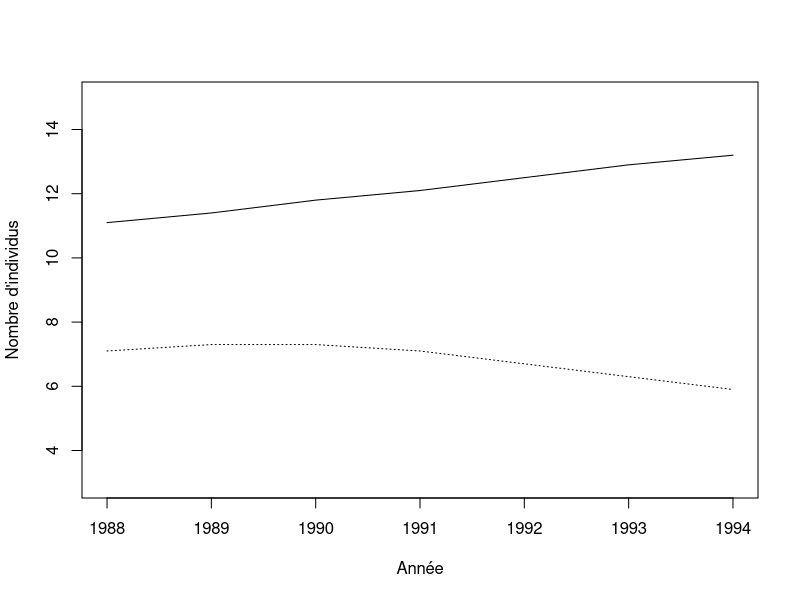
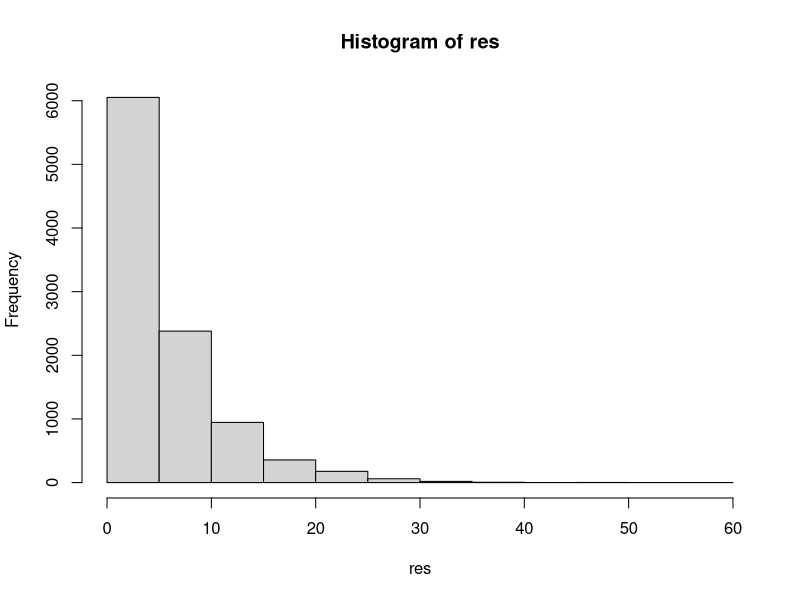
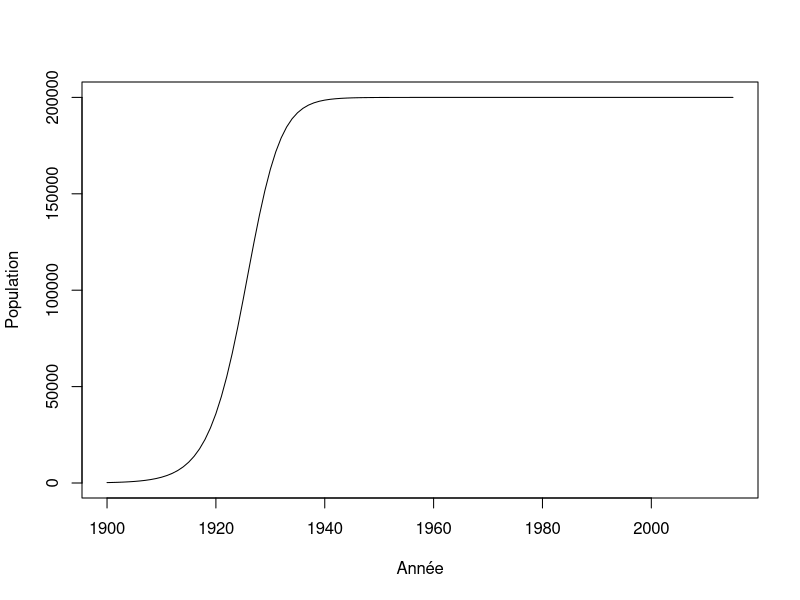
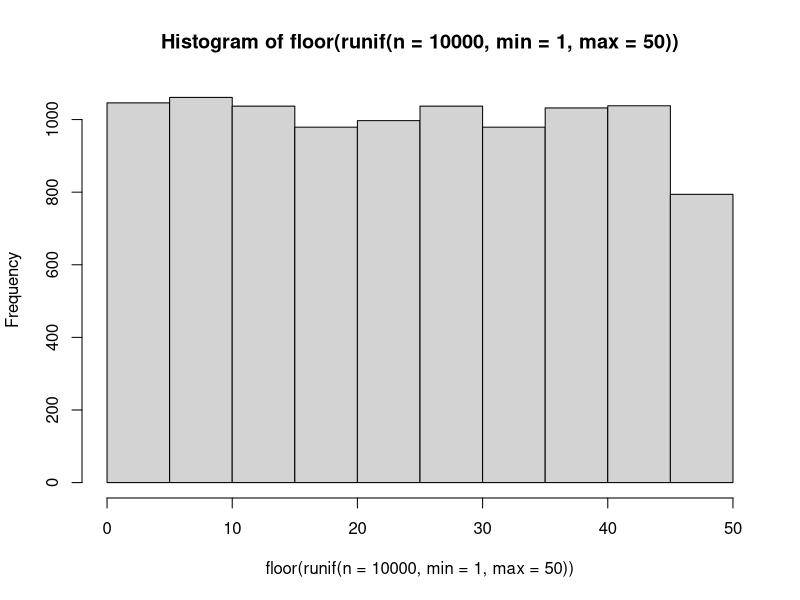
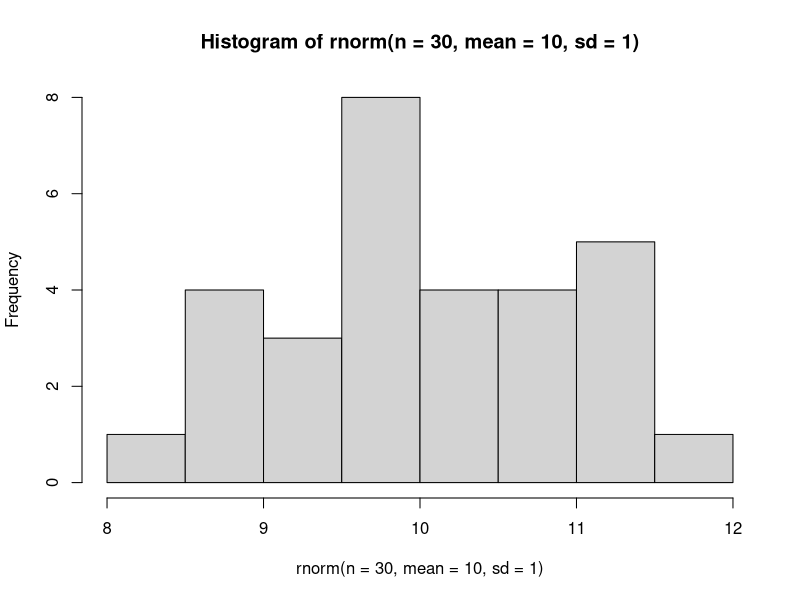
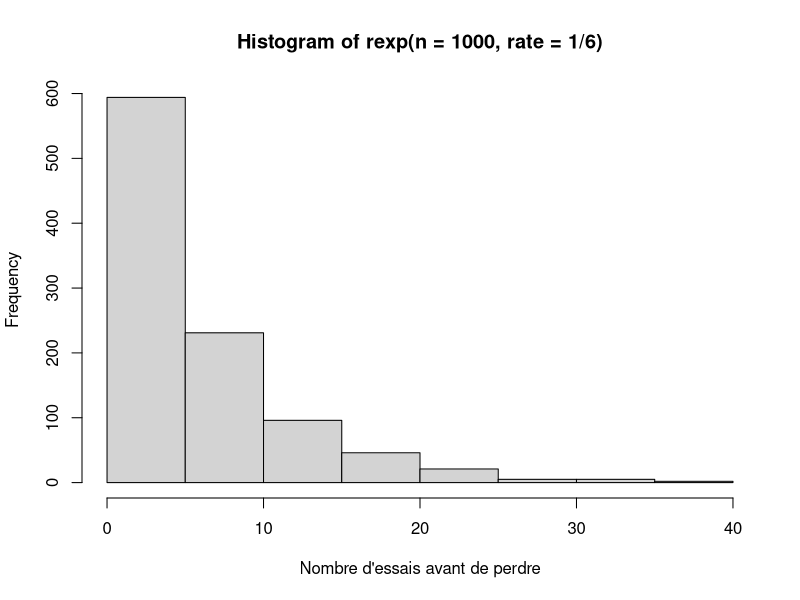
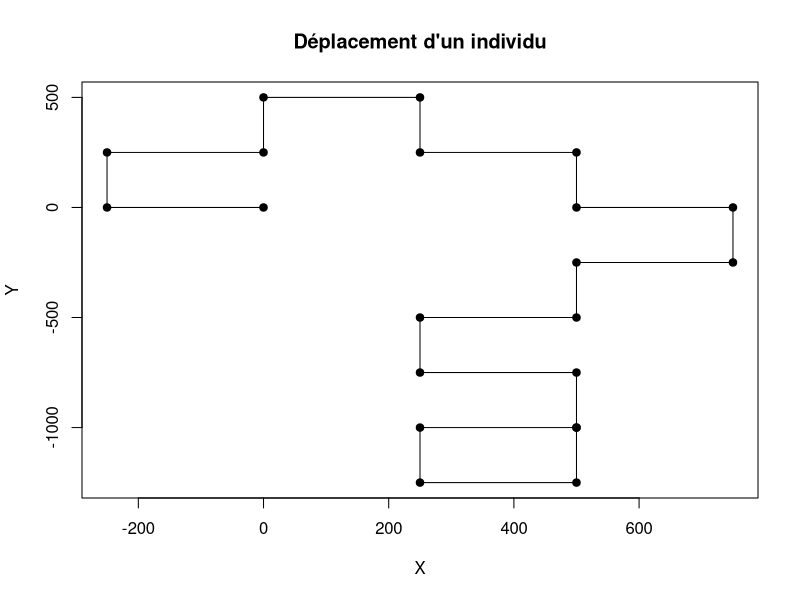
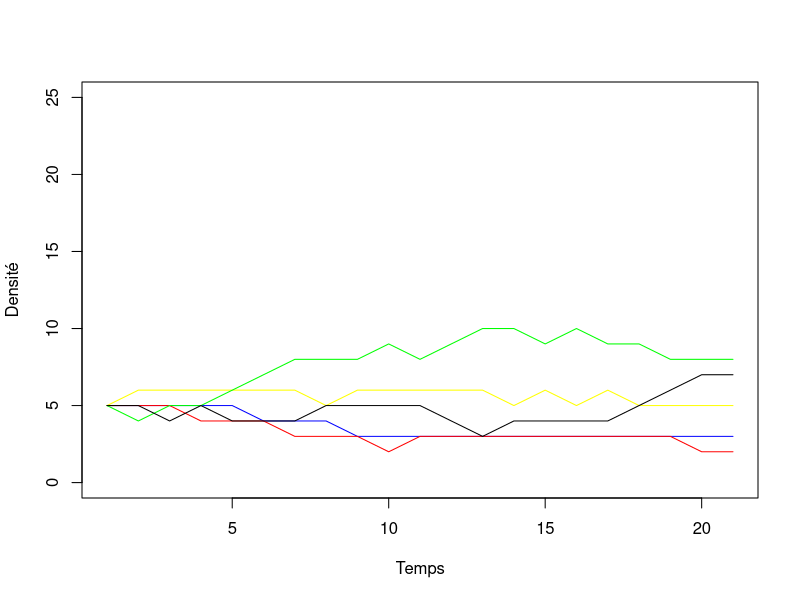

Reproduce these figures in R, in order.
## ---- chunk 1
donnees <- matrix(nr = 7, nc = 2)
donnees[,1] <- c(11.1,11.4,11.8,12.1,12.5,12.9,13.2) #Cameroun
donnees[,2] <- c(7.1,7.3,7.3,7.1,6.7,6.3,5.9) #Rwanda
an <- c(1988:1994)
donnees
## ---- chunk 2
plot(an, donnees[,1], type = "l", xlab = "Année", ylab = "Nombre d'individus", ylim=c(3,15), cex=2)
lines(an, donnees[,2], lty = 3)
## ---- chunk 3
lambda <- matrix(nrow = 6, ncol = 2)
lambda[1,1] <- (donnees[2,1] - donnees[1,1]) / donnees[1,1]
## ---- chunk 4
lambda[2,1] <- (donnees[3,1] - donnees[2,1]) / donnees[2,1]
## ---- chunk 5
depart <- 1
fin <- 5
for(etape in depart:fin) {
    print(etape)
}
## ---- chunk 6
for(etape in c("Bonjour", "programmeurs", "en R")) {
    print(etape)
}
## ---- chunk 7
for(etape in 1:5) {
    print(etape*2)
}
## ---- chunk 8
for(C in -50:100) {
    cat("Pour C = ",C," on obtient F = ",1.8*C + 32, '\n')
}
## ---- chunk 9
test <- runif(5, 0,1)
for(etape in 1:5) {
    print(test[etape])
}
## ---- chunk 10
for(etape in 1:8) {
    cat("À l'étape", etape, ", la boucle est complétée à", etape/8*100, "%.", '\n')
}
## ---- chunk 11
n <- 1
for(etape in -2:5) {
    cat("etape = ",etape, " n = ",n, '\n')
    n <- n + 1
}
## ---- chunk 12
n <- 1
for(etape in 1:10) n <- n*etape
n
## ---- chunk 13
factorial(10)
## ---- chunk 14
ma_matrice <- matrix(nrow = 5, ncol = 3)
n <- 1
for(i in 1:5) {
    for(j in 1:3) {
        ma_matrice[i,j] <- n
        n <- n + 1
    }
}
ma_matrice
## ---- chunk 15
piece <- c("pile","face")
combinaison = "face-face"
while(combinaison != "pile-pile") { # (!=)
    essai1 <- sample(piece, 1)  # OU sample(piece, 2, replace = TRUE)
    essai2 <- sample(piece, 1)
    combinaison <- paste(essai1, "-" , essai2, sep = "")
    print(combinaison)
}
## ---- chunk 16
de <- c(1:6)
n_test <- 10000
res <- numeric(n_test)
for(i in 1:n_test) {
	n <- 0
	face <- 0
	while(face != 1) {
		face <- sample(de,1)
		n <- n + 1
	}
	res[i] <- n
}
mean(res)
## ---- chunk 17
hist(res)
## ---- chunk 18
r <- 0.3
N <- 220
K <- 200000
step <- 1
while(N < K/2) {
    N <- N + r * N * (1 - N/K)
    step <- step + 1
}
step
## ---- chunk 19
r <- 0.3
K <- 200000
n_steps <- 115
N <- numeric(n_steps+1)
N[1] <- 220

for(i in 2:(n_steps+1)) {
    N[i] <- N[i-1] + r * N[i-1] * (1 - N[i-1]/K)
}
N[25:30]
## ---- chunk 20
plot(c(1900:2015), N, type = "l", xlab = "Année", ylab = "Population")
## ---- chunk 21
X <- runif(n = 10)
res <- numeric(10)
for(i in 1:10) {
    if(X[i] < 0.3) {
        res[i] <- "plus petit"
    }
    else {
        res[i] <- "plus grand"
    }
}
cbind(X,res)
## ---- chunk 22
res2 <- numeric(10)
for(i in 1:10) {
    if(X[i] > 0.2 & X[i] < 0.6) {
        res2[i] <- "oui"
    }
    else {
        res2[i] <- "non"
    }
}
cbind(X,res2)
## ---- chunk 23
res2 <- numeric(10)
res2[X > 0.2 & X < 0.6] <- "oui"
res2[X < 0.2 | X > 0.6] <- "non"
cbind(X,res2)
## ---- chunk 24
tri <- function(x){
	# Calcul de la dimension du vecteur
	taille <- length(x)
	ordre <- "NON"
	# Boucle qui tourne jusqu'à ce que tout soit en ordre
	while(ordre == "NON") {
		ordre <- "OUI"
		# Boucle qui passe tous les éléments en paires
		for(i in 1:(taille-1)) {
			if(x[i+1] < x[i]) {
				# Inversion des deux lettres
				x[c(i,i+1)] <- x[c(i+1,i)]
				# Comme un changement a été fait, l'ordre
				# n'est pas encore garanti
				ordre <- "NON"
			}
		}
	}
	return(x)
}
tri(c("E", "Z", "F", "C", "D"))

## ---- chunk 25
valeurs <- c("2", "3", "4", "5", "6", "7", "8", "9", "10", "valet", "reine", "roi", "as")
couleurs <- rep(c("pique", "trèfle", "carreau", "coeur"),each = 13)
cartes <- paste(valeurs,"-",couleurs)
tirage <- function(n, cartes) {
    sample(x = cartes, size = n, replace = FALSE)
}
tirage(3, cartes)
## ---- chunk 26

scrabble <- read.table(file = "./donnees/lettres.txt", header=TRUE, sep = " ")
res <- sample(scrabble[,1],7)
res

## ---- chunk 27
hist(floor(runif(n = 10000, min = 1, max = 50)))
## ---- chunk 28
hist(rnorm(n = 30, mean = 10, sd = 1))
## ---- chunk 29
rbinom(n = 10, size = 1, prob = 0.5)
## ---- chunk 30
rmultinom(n = 3, size = 1, prob = rep(1/6, 6))
## ---- chunk 31
hist(rexp(n = 1000, rate = 1/6),
xlab = "Nombre d'essais avant de perdre")
## ---- chunk 32
set.seed(1)
p <- 0.55
alea <- runif(n = 1, min = 0, max = 1)
if(alea < p) res = "pile" else res = "face"
res
## ---- chunk 33
set.seed(1)
## ---- chunk 34

X <- runif(n = 10000, min = 0, max = 1)
p <- 0.2
res <- numeric(length = 10000)
res[X<p] <- 1
sum(res)

X <- runif(n = 10000, min = 0, max = 1)
p <- 0.2
res <- numeric(length = 10000)
res[X<p] <- 1
sum(res)

10000*p
## ---- chunk 35
# Fonction qui permet de modifier la direction de marche de la personne
#
# ENTREES:
#   DirectionDepart:    la direction vers laquelle la personne se deplace pour le moment.
#   Probabilite:        un vecteur contenant les probabilites d'aller dans l'une ou l'autre des directions. 
#                       Probabilite = c(ProbabiliteGauche, ProbabiliteDroite)
#
# SORITES:
#   NouvelleDirection:  la direction vers laquelle la personne va se deplacer au prochain carrefour.
#
ChangerDirection = function(DirectionDepart, Probabilite){
  
  # A COMPLETER: Mettre la condition pour tourner a gauche
  if(runif(1,0,1) < Probabilite[1]){ # <-- Manque du code
    # On tourne a gauche
    NouvelleDirection = DirectionDepart - pi/2
  }
  else{
    # On tourne a droite
    NouvelleDirection = DirectionDepart + pi/2
  }
  
  return(NouvelleDirection)
  
}

# Fonction qui permet de calculer les nouvelles coordonnees de la personne suite a un deplacement
#
# ENTREES:
#   PositionCourante:   un vecteur contenant la position de la personne pour le moment.
#                       PositionCourante = c(PositionX, PositionY)
#   Direction:          la direction vers laquelle la personne va se deplacer.
#
# SORITES:
#   NouvellePosition:   un vecteur contenant la position de la personne apres son deplacement.
#                       NouvellePosition = c(NouvellePositionX, NouvellePositionY)
#
Deplacement = function(PositionCourante, Direction){
  
  # A COMPLETER: Calcul des nouvelles coordonnées
  NouvellePositionX = PositionCourante[1] + sin(Direction)*250 # <-- Manque du code
  NouvellePositionY = PositionCourante[2] + cos(Direction)*250 # <-- Manque du code
  
  # On place les nouvelles positions pour chacune des coordonnees dans un vecteur
  NouvellePosition = c(NouvellePositionX, NouvellePositionY)
  
  return(NouvellePosition)
}
## ---- chunk 36
# ChangerDirection <- function(DirectionDepart, Probabilite){...}
# Deplacement <- function(PositionCourante, Direction){...}

nsteps <- 20
xy <- matrix(0,nrow = 21, ncol = 2)
xy[1,] <- c(0,0)
direction <- 0
probabilite <- c(0.5,0.5)
set.seed(2)
for(step in 2:(nsteps+1)) {
  
  # Calcul de la nouvelle direction
  direction <- ChangerDirection(direction, probabilite)
 
  # Calcul des nouvelles coordonnees
  xy[step,] <- Deplacement(xy[step-1,], direction)
}
## ---- chunk 37
plot(xy[,1],xy[,2], type = "l", 
    xlab = "X", ylab = "Y", main = "Déplacement d'un individu")
points(xy[,1],xy[,2],pch = 19)
## ---- chunk 38
res <- numeric(50)

set.seed(3)
for (j in 1:50){
nsteps <- 20
xy <- matrix(0,nrow = 21, ncol = 2)
xy[1,] <- c(0,0)
direction <- 0
probabilite <- c(0.5,0.5)
for(step in 2:(nsteps+1)) {
  
  direction <- ChangerDirection(direction, probabilite)
 
  xy[step,] <- Deplacement(xy[step-1,], direction)
}
dist <- sqrt(xy[21,1]^2 + xy[21,2]^2)
res[j] <- dist
}
mean(res)
## ---- chunk 39
etats <- c("A", "B", "C", "D", "E")
p <- c(0.1, 0.5, 0.2, 0.05, 0.15)
sum(p)

# On utilise cumsum pour calculer la probabilité cumulative
cump <- cumsum(p)
cump
## ---- chunk 40
alea <- runif(1,0,1)
alea
n_etats <- 5; i = 1; plus_petit = FALSE
while(plus_petit == FALSE) {
    if(alea < cump[i]) {
        decision <- etats[i]
        plus_petit <- TRUE
    }
    else {
        i <- i + 1
    }
}
decision
## ---- chunk 41
tirage <- function(p) {
    etats <- c("A", "B", "C", "D", "E")
    res <- rmultinom(n=1,size=1,prob=p)
    etats[which(res==1)]
}
tirage(p)
## ---- chunk 42
nsteps <- 20
nsac <- 130
couleursac <- c(rep(20,2),rep(30,3))
ncorde <- 5
ntotalcorde <- 25
matres <- matrix(nr = nsteps+1, nc = ncorde)
matres[1,] <- rep(5,5)
colnames(matres) <- c("bleu", "rouge", "jaune", "vert", "noir")

# Une fonction utile pour faire des tirages
# Elle retourne la position de la couleur pigée au hasard
tirage  <- function(p) {
  res <- rmultinom(n=1,size=1,prob=p)
  return(which(res==1))
}
## ---- chunk 43
# La boucle principale
for(step in 2:(nsteps+1)) {
  # Calcul de l'abondance relative
  p <- matres[step-1,] / ntotalcorde
  # On tire l'identité du morceau qui s'envole
  ID_envol <- tirage(p)
  # On applique le changement
  matres[step,] <- matres[step-1,]
  matres[step,ID_envol] <- matres[step,ID_envol] - 1
  # On tire l'identité de la recrue
  # Calcul de l'abondance relative
  p <- couleursac/nsac
  ID_recrue <- tirage(p)
  matres[step,ID_recrue] <- matres[step,ID_recrue] + 1
  couleursac[ID_recrue] <- couleursac[ID_recrue] - 1
  nsac <- nsac - 1
}
matres[21,]
## ---- chunk 44
# Illustration des résultats
colo <- c("red","yellow", "green", "black")
plot(c(1:(nsteps+1)), matres[,1], type = "l", ylim = c(0,ntotalcorde),
     xlab = "Temps", ylab = "Densité", col = "blue")
for(i in 2:(ncorde)) lines(c(1:(nsteps+1)), matres[,i], col = colo[i-1])

## ---- chunk 45
x <- runif(1000)
system.time(sort(x))
system.time(tri(x))

## ---- chunk 46
n <- 2*10^seq(1,3,0.1)
res <- numeric(length(n))
for(i in 1:length(res)) {
	x <- runif(n[i])
	res[i] <- system.time(tri(x))[3]
}
plot(n,res, type = "l", xlab = "Taille", ylab = "Temps")
## ---- chunk 47
f1 <- function(x) {
	taille <- length(x)
	x2 <- numeric(taille)
	for(i in 1:taille) if(x[i] < 0.5) x2[i] <- 1
}
f2 <- function(x) {
	x2 <- x*0
	x2[x<0.5] <- 1
}
## ---- chunk 48
x <- runif(1000000)
system.time(f1(x))
system.time(f2(x))
## ---- chunk 49
f1 <- function(x) {
	res <- numeric(nrow(x))
	for(i in 1:nrow(x)) {
		for(j in 1:ncol(x)){
			res[i] <- res[i] + x[i,j]
		}
	}
}
X <- matrix(runif(3000*3000),nr=3000,nc=3000)
## ---- chunk 50
system.time(rowSums(X))
system.time(apply(X,1,sum))
system.time(f1(X))
## ---- chunk 51

quadrats <- read.table(file = "./donnees/quadrats.txt", header=TRUE, sep = ";")
head(quadrats)
